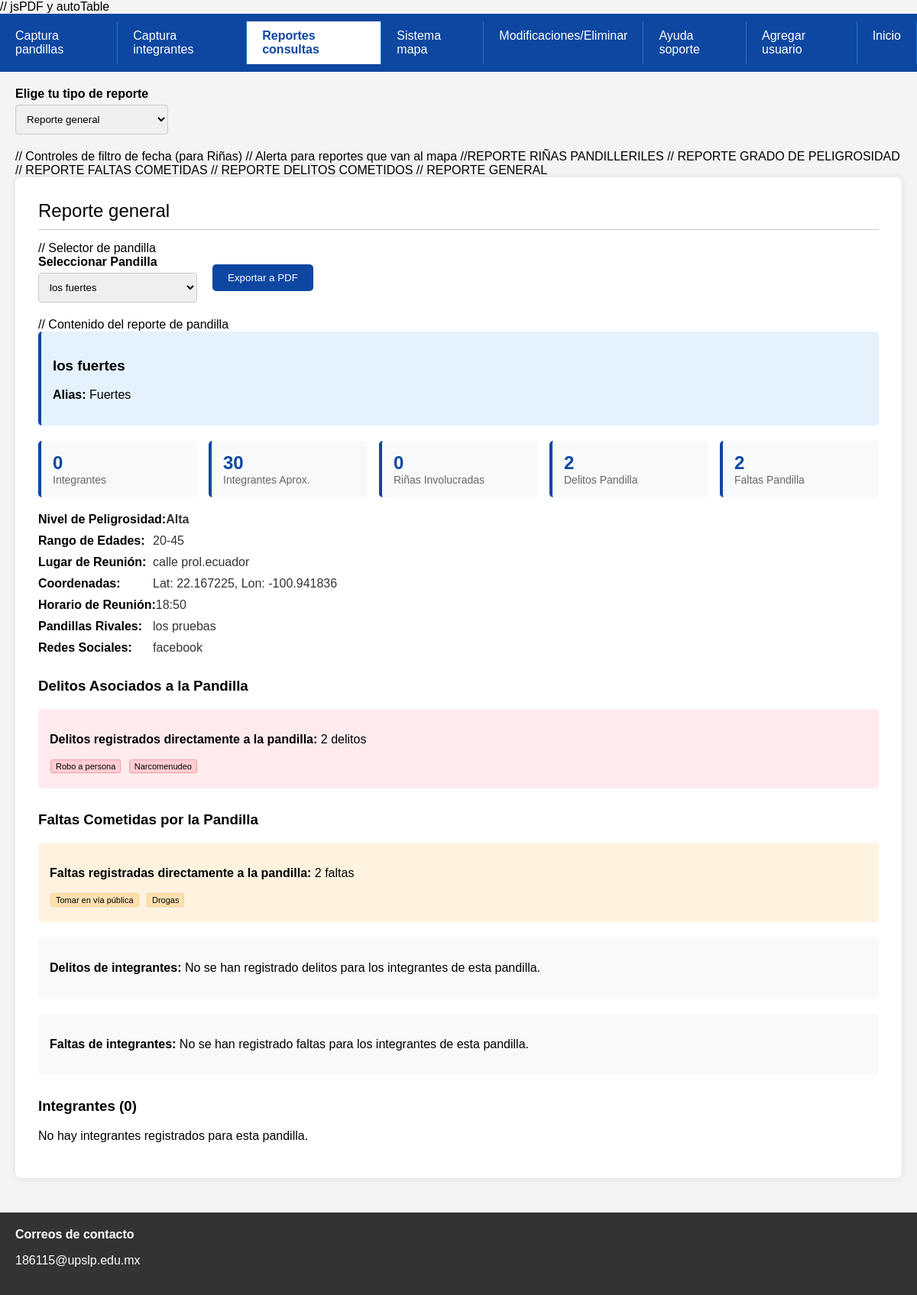
The app's page /seis.php?pandilla_id=22 (signed in) with its own data.
### tables this page shows
CREATE TABLE `pandillas` (
  `id_pandilla` int(11) NOT NULL,
  `nombre` varchar(100) DEFAULT NULL,
  `alias` varchar(100) DEFAULT NULL,
  `descripcion` varchar(255) DEFAULT NULL,
  `id_lider_actual` varchar(50) DEFAULT NULL,
  `num_integrantes_aproximado` int(11) DEFAULT NULL,
  `rango_edades` varchar(100) DEFAULT NULL,
  `horario_reunion` varchar(100) DEFAULT NULL,
  `peligrosidad` varchar(100) DEFAULT NULL,
  `redes_sociales` varchar(100) DEFAULT NULL,
  `lugar_reunion` varchar(100) DEFAULT NULL,
  `latitud_reunion` varchar(100) DEFAULT NULL,
  `longitud_reunion` varchar(100) DEFAULT NULL,
  `fecha_registro` datetime DEFAULT current_timestamp(),
  `pandillas_rivales_texto` varchar(100) DEFAULT NULL,
  `zona` varchar(30) NOT NULL,
  `delitos_pandillas` text NOT NULL,
  `faltas_pandillas` text NOT NULL
);

### seis.php (the view, shortened to what the rows shown need)
<?php
include 'conexion.php';
$pandilla_seleccionada = isset($_GET['pandilla_id']) ? intval($_GET['pandilla_id']) : null;
?>
<!DOCTYPE html>
<html lang="es">
<head>
</head>
<body>
    <div class="main-content">
<div class="report-section hidden" id="reporteGeneral">
    <div id="contenidoReportePandilla">
        <?php
        if ($pandilla_seleccionada) {
            $stmt = $conn->prepare("SELECT * FROM Pandillas WHERE id_pandilla = ?");
            $stmt->bind_param("i", $pandilla_seleccionada);
            $stmt->execute();
            $result_pandilla = $stmt->get_result();
            if ($result_pandilla->num_rows > 0) {
                $pandilla = $result_pandilla->fetch_assoc();
                $total_integrantes = $conn->query("SELECT COUNT(*) as total FROM Integrantes WHERE id_pandilla = $pandilla_seleccionada")->fetch_assoc()['total'];
                $sql_rinas = "SELECT COUNT(*) as total FROM rinas_pandilleriles
                             WHERE pandillas_involucradas LIKE '%".$conn->real_escape_string($pandilla['nombre'])."%'";
                $result_rinas = $conn->query($sql_rinas);
                $total_rinas = $result_rinas->fetch_assoc()['total'];
                $delitos_pandilla = [];
                if (!empty($pandilla['delitos_pandillas'])) {
                    $delitos_pandilla = explode(', ', $pandilla['delitos_pandillas']);
                    $delitos_pandilla = array_map('trim', $delitos_pandilla);
                    $delitos_pandilla = array_filter($delitos_pandilla);
                }
                $faltas_pandilla = [];
                if (!empty($pandilla['faltas_pandillas'])) {
                    $faltas_pandilla = explode(', ', $pandilla['faltas_pandillas']);
                    $faltas_pandilla = array_map('trim', $faltas_pandilla);
                    $faltas_pandilla = array_filter($faltas_pandilla);
                }
                $delitos_integrantes_frecuencia = [];
                $total_delitos_integrantes_count = 0;
                arsort($delitos_integrantes_frecuencia);
                $faltas_integrantes_frecuencia = [];
                $total_faltas_integrantes_count = 0;
                arsort($faltas_integrantes_frecuencia);
                echo '<div class="pandilla-header">';
                echo '<h3>' . htmlspecialchars($pandilla['nombre']) . '</h3>';
                if (!empty($pandilla['alias'])) {
                    echo '<p><strong>Alias:</strong> ' . htmlspecialchars($pandilla['alias']) . '</p>';
                }
                echo '</div>';
                echo '<div class="stats-grid">';
                echo '<div class="stat-card">';
                echo '<div class="stat-value">' . $total_integrantes . '</div>';
                echo '<div class="stat-label">Integrantes</div>';
                echo '</div>';
                echo '<div class="stat-card">';
                echo '<div class="stat-value">' . $pandilla['num_integrantes_aproximado'] . '</div>';
                echo '<div class="stat-label">Integrantes Aprox.</div>';
                echo '</div>';
                echo '<div class="stat-card">';
                echo '<div class="stat-value">' . $total_rinas . '</div>';
                echo '<div class="stat-label">Riñas Involucradas</div>';
                echo '</div>';
                echo '<div class="stat-card">';
                echo '<div class="stat-value">' . count($delitos_pandilla) . '</div>';
                echo '<div class="stat-label">Delitos Pandilla</div>';
                echo '</div>';
                echo '<div class="stat-card">';
                echo '<div class="stat-value">' . count($faltas_pandilla) . '</div>';
                echo '<div class="stat-label">Faltas Pandilla</div>';
                echo '</div>';
                echo '</div>';
                echo '<div class="info-row"><div class="info-label">Nivel de Peligrosidad:</div>';
                echo '<div class="info-value"><strong>' . $pandilla['peligrosidad'] . '</strong></div></div>';
                if (!empty($pandilla['rango_edades'])) {
                    echo '<div class="info-row"><div class="info-label">Rango de Edades:</div>';
                    echo '<div class="info-value">' . $pandilla['rango_edades'] . '</div></div>';
                }
                if (!empty($pandilla['lugar_reunion'])) {
                    echo '<div class="info-row"><div class="info-label">Lugar de Reunión:</div>';
                    echo '<div class="info-value">' . $pandilla['lugar_reunion'] . '</div></div>';
                    if (!empty($pandilla['latitud_reunion']) && !empty($pandilla['longitud_reunion'])) {
                        echo '<div class="info-row"><div class="info-label">Coordenadas:</div>';
                        echo '<div class="info-value">Lat: ' . $pandilla['latitud_reunion'] . ', Lon: ' . $pandilla['longitud_reunion'] . '</div></div>';
                    }
                }
                if (!empty($pandilla['horario_reunion'])) {
                    echo '<div class="info-row"><div class="info-label">Horario de Reunión:</div>';
                    echo '<div class="info-value">' . $pandilla['horario_reunion'] . '</div></div>';
                }
                if (!empty($pandilla['pandillas_rivales_texto'])) {
                    echo '<div class="info-row"><div class="info-label">Pandillas Rivales:</div>';
                    echo '<div class="info-value">' . $pandilla['pandillas_rivales_texto'] . '</div></div>';
                }
                if (!empty($pandilla['redes_sociales'])) {
                    echo '<div class="info-row"><div class="info-label">Redes Sociales:</div>';
                    echo '<div class="info-value">' . $pandilla['redes_sociales'] . '</div></div>';
                }
                if (!empty($delitos_pandilla)) {
                    echo '<h3 style="margin-top: 30px;">Delitos Asociados a la Pandilla</h3>';
                    echo '<div style="margin-bottom: 20px; padding: 15px; background-color: #ffebee; border-radius: 5px;">';
                    echo '<p><strong>Delitos registrados directamente a la pandilla:</strong> ' . count($delitos_pandilla) . ' delitos</p>';
                    foreach ($delitos_pandilla as $delito) {
                        echo '<span class="delito-falta-item" style="margin-right: 5px; margin-bottom: 5px; background-color: #ffcdd2; border: 1px solid #ef9a9a;">';
                        echo htmlspecialchars($delito);
                        echo '</span> ';
                    }
                    echo '</div>';
                }
                if (!empty($faltas_pandilla)) {
                    echo '<h3 style="margin-top: 30px;">Faltas Cometidas por la Pandilla</h3>';
                    echo '<div style="margin-bottom: 20px; padding: 15px; background-color: #fff3e0; border-radius: 5px;">';
                    echo '<p><strong>Faltas registradas directamente a la pandilla:</strong> ' . count($faltas_pandilla) . ' faltas</p>';
                    foreach ($faltas_pandilla as $falta) {
                        echo '<span class="delito-falta-item" style="margin-right: 5px; margin-bottom: 5px; background-color: #ffe0b2; border: 1px solid #ffcc80;">';
                        echo htmlspecialchars($falta);
                        echo '</span> ';
                    }
                    echo '</div>';
                }
                if (!empty($delitos_integrantes_frecuencia)) {
                    echo '<h3 style="margin-top: 30px;">Delitos de los Integrantes</h3>';
                    echo '<div style="margin-bottom: 20px; padding: 15px; background-color: #f8f9fa; border-radius: 5px;">';
                    echo '<p><strong>Total de delitos de integrantes:</strong> ' . $total_delitos_integrantes_count . ' en ' . count($delitos_integrantes_frecuencia) . ' tipos diferentes</p>';
                    echo '<p><strong>Delitos más frecuentes:</strong></p>';
                    $counter = 0;
                    foreach ($delitos_integrantes_frecuencia as $delito => $frecuencia) {
                        if ($counter < 5) {
                            $porcentaje = ($total_delitos_integrantes_count > 0) ? round(($frecuencia / $total_delitos_integrantes_count) * 100, 1) : 0;
                            echo '<span class="delito-falta-item" style="margin-right: 5px; margin-bottom: 5px; background-color: #ffebee; border: 1px solid #ffcdd2;">';
                            echo htmlspecialchars($delito) . ' (' . $frecuencia . ' veces - ' . $porcentaje . '%)';
                            echo '</span> ';
                            $counter++;
                        }
                    }
                    if (count($delitos_integrantes_frecuencia) > 5) {
                        echo '<br><em>... y ' . (count($delitos_integrantes_frecuencia) - 5) . ' delitos más</em>';
                    }
                    echo '</div>';
                } else {
                    echo '<div style="margin-top: 20px; padding: 15px; background-color: #f8f9fa; border-radius: 5px;">';
                    echo '<p><strong>Delitos de integrantes:</strong> No se han registrado delitos para los integrantes de esta pandilla.</p>';
                    echo '</div>';
                }
                if (!empty($faltas_integrantes_frecuencia)) {
                    echo '<h3 style="margin-top: 30px;">Faltas de los Integrantes</h3>';
                    echo '<div style="margin-bottom: 20px; padding: 15px; background-color: #f8f9fa; border-radius: 5px;">';
                    echo '<p><strong>Total de faltas de integrantes:</strong> ' . $total_faltas_integrantes_count . ' en ' . count($faltas_integrantes_frecuencia) . ' tipos diferentes</p>';
                    echo '<p><strong>Faltas más frecuentes:</strong></p>';
                    $counter = 0;
                    foreach ($faltas_integrantes_frecuencia as $falta => $frecuencia) {
                        if ($counter < 5) {
                            $porcentaje = ($total_faltas_integrantes_count > 0) ? round(($frecuencia / $total_faltas_integrantes_count) * 100, 1) : 0;
                            echo '<span class="delito-falta-item" style="margin-right: 5px; margin-bottom: 5px; background-color: #fff3e0; border: 1px solid #ffe0b2;">';
                            echo htmlspecialchars($falta) . ' (' . $frecuencia . ' veces - ' . $porcentaje . '%)';
                            echo '</span> ';
                            $counter++;
                        }
                    }
                    if (count($faltas_integrantes_frecuencia) > 5) {
                        echo '<br><em>... y ' . (count($faltas_integrantes_frecuencia) - 5) . ' faltas más</em>';
                    }
                    echo '</div>';
                } else {
                    echo '<div style="margin-top: 20px; padding: 15px; background-color: #f8f9fa; border-radius: 5px;">';
                    echo '<p><strong>Faltas de integrantes:</strong> No se han registrado faltas para los integrantes de esta pandilla.</p>';
                    echo '</div>';
                }
echo '<h3 style="margin-top: 30px;">Integrantes (' . $total_integrantes . ')</h3>';
if ($total_integrantes > 0) {
    $sql_integrantes = "SELECT nombres, apellido_paterno, apellido_materno, alias,
                       fecha_nacimiento, redes_sociales, direccion_vivienda,
                       delitos_asociados, faltas_cometidas, fotografia
                FROM Integrantes
                WHERE id_pandilla = $pandilla_seleccionada
                ORDER BY apellido_paterno, nombres";
    $result_integrantes = $conn->query($sql_integrantes);
    echo '<table>';
    echo '<tr><th>Foto</th><th>Nombre</th><th>Alias</th><th>Delitos</th><th>Faltas</th><th>Dirección</th></tr>';
    while($integrante = $result_integrantes->fetch_assoc()) {
        $nombre_completo = $integrante['nombres'] . ' ' . $integrante['apellido_paterno'] . ' ' . $integrante['apellido_materno'];
        $foto_html = '';
        if (!empty($integrante['fotografia'])) {
            $ruta_foto = 'uploads/fotos_integrantes/' . $integrante['fotografia'];
            if (file_exists($ruta_foto)) {
                $foto_html = '<img src="' . $ruta_foto . '" alt="Foto" style="width: 60px; height: 60px; object-fit: cover; border-radius: 4px; border: 1px solid #ddd;">';
            } else {
                $foto_html = '<div style="width: 60px; height: 60px; background: #eee; display: flex; align-items: center; justify-content: center; border-radius: 4px; border: 1px solid #ddd; color: #888; font-size: 11px;">Sin foto</div>';
            }
        } else {
            $foto_html = '<div style="width: 60px; height: 60px; background: #eee; display: flex; align-items: center; justify-content: center; border-radius: 4px; border: 1px solid #ddd; color: #888; font-size: 11px;">Sin foto</div>';
        }
        $delitos_html = '';
        if (!empty($integrante['delitos_asociados'])) {
            $delitos_array = explode(', ', $integrante['delitos_asociados']);
            foreach ($delitos_array as $delito) {
                $delitos_html .= '<span class="delito-falta-item" style="background-color: #ffebee; border: 1px solid #ffcdd2; font-size: 11px;">' . htmlspecialchars(trim($delito)) . '</span> ';
            }
        } else {
            $delitos_html = '<span style="color: #888; font-style: italic; font-size: 11px;">Sin delitos</span>';
        }
        $faltas_html = '';
        if (!empty($integrante['faltas_cometidas'])) {
            $faltas_array = explode(', ', $integrante['faltas_cometidas']);
            foreach ($faltas_array as $falta) {
                $faltas_html .= '<span class="delito-falta-item" style="background-color: #fff3e0; border: 1px solid #ffe0b2; font-size: 11px;">' . htmlspecialchars(trim($falta)) . '</span> ';
            }
        } else {
            $faltas_html = '<span style="color: #888; font-style: italic; font-size: 11px;">Sin faltas</span>';
        }
        echo '<tr>';
        echo '<td style="text-align: center; padding: 8px;">' . $foto_html . '</td>';
        echo '<td>' . $nombre_completo . '</td>';
        echo '<td>' . $integrante['alias'] . '</td>';
        echo '<td style="max-width: 200px;">' . $delitos_html . '</td>';
        echo '<td style="max-width: 200px;">' . $faltas_html . '</td>';
        echo '<td>' . $integrante['direccion_vivienda'] . '</td>';
        echo '</tr>';
    }
    echo '</table>';
} else {
    echo '<p>No hay integrantes registrados para esta pandilla.</p>';
}
            } else {
                echo '<div class="alert">No se encontró información de la pandilla seleccionada.</div>';
            }
        } else {
            echo '<div class="alert">Seleccione una pandilla para ver su reporte detallado.</div>';
        }
        ?>
    </div>
</div>
    </div>
</body>
</html>

### records on screen
pandillas: nombre "los fuertes", alias "Fuertes", num_integrantes_aproximado "30", delitos_pandillas "2", faltas_pandillas "2", peligrosidad "Alta", rango_edades "20-45", lugar_reunion "calle prol.ecuador", latitud_reunion "22.167225", longitud_reunion "-100.941836", horario_reunion "18:50", pandillas_rivales_texto "los pruebas", redes_sociales "facebook", delitos_pandillas "Robo a persona", delitos_pandillas "Narcomenudeo", faltas_pandillas "Tomar en vía pública", faltas_pandillas "Drogas"

### other values on screen
$total_integrantes "0"
$total_rinas "0"
form field value "los fuertes"
